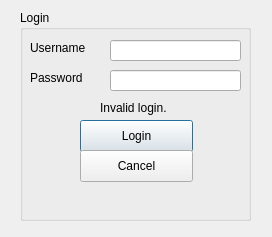
<?xml version="1.0" encoding="UTF-8"?>
<ui version="4.0">
 <class>loginScreen</class>
 <widget class="QDialog" name="loginScreen">
  <property name="geometry">
   <rect>
    <x>0</x>
    <y>0</y>
    <width>272</width>
    <height>237</height>
   </rect>
  </property>
  <property name="windowTitle">
   <string>EZBudget</string>
  </property>
  <widget class="QGroupBox" name="groupBox">
   <property name="geometry">
    <rect>
     <x>20</x>
     <y>10</y>
     <width>231</width>
     <height>211</height>
    </rect>
   </property>
   <property name="title">
    <string>Login</string>
   </property>
   <widget class="QLabel" name="label">
    <property name="geometry">
     <rect>
      <x>10</x>
      <y>30</y>
      <width>61</width>
      <height>16</height>
     </rect>
    </property>
    <property name="text">
     <string>Username</string>
    </property>
   </widget>
   <widget class="QLabel" name="label_2">
    <property name="geometry">
     <rect>
      <x>10</x>
      <y>60</y>
      <width>60</width>
      <height>16</height>
     </rect>
    </property>
    <property name="text">
     <string>Password</string>
    </property>
   </widget>
   <widget class="QLineEdit" name="lineEditUsername">
    <property name="geometry">
     <rect>
      <x>90</x>
      <y>30</y>
      <width>131</width>
      <height>21</height>
     </rect>
    </property>
   </widget>
   <widget class="QLineEdit" name="lineEditPassword">
    <property name="geometry">
     <rect>
      <x>90</x>
      <y>60</y>
      <width>131</width>
      <height>21</height>
     </rect>
    </property>
   </widget>
   <widget class="QPushButton" name="loginButton">
    <property name="geometry">
     <rect>
      <x>60</x>
      <y>110</y>
      <width>113</width>
      <height>32</height>
     </rect>
    </property>
    <property name="text">
     <string>Login</string>
    </property>
   </widget>
   <widget class="QPushButton" name="pushButton_2">
    <property name="geometry">
     <rect>
      <x>60</x>
      <y>140</y>
      <width>113</width>
      <height>32</height>
     </rect>
    </property>
    <property name="text">
     <string>Cancel</string>
    </property>
   </widget>
   <widget class="QLabel" name="invalidLogin">
    <property name="geometry">
     <rect>
      <x>80</x>
      <y>90</y>
      <width>81</width>
      <height>16</height>
     </rect>
    </property>
    <property name="text">
     <string>Invalid login.</string>
    </property>
   </widget>
  </widget>
 </widget>
 <resources/>
 <connections/>
</ui>
